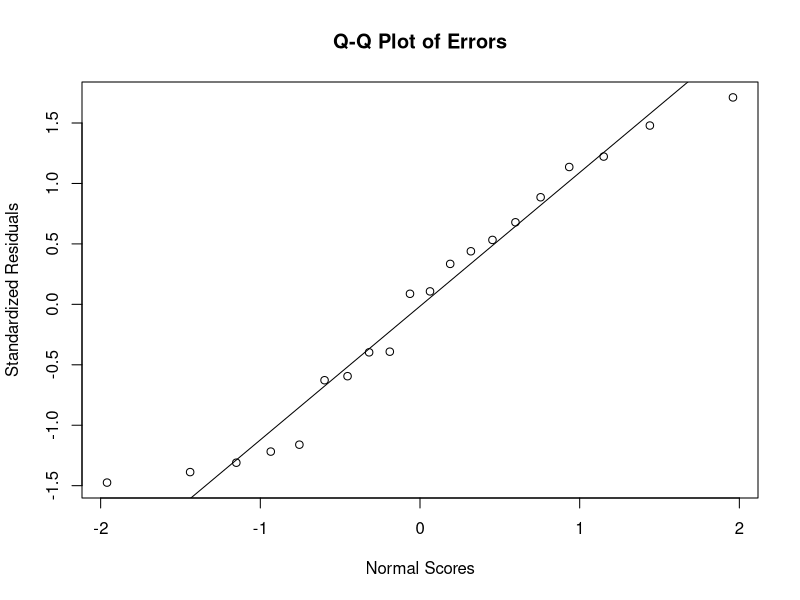
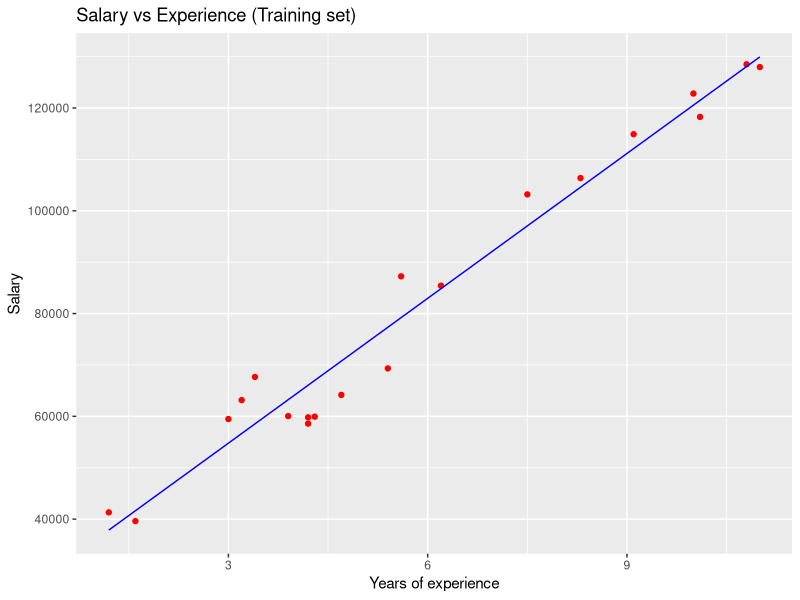
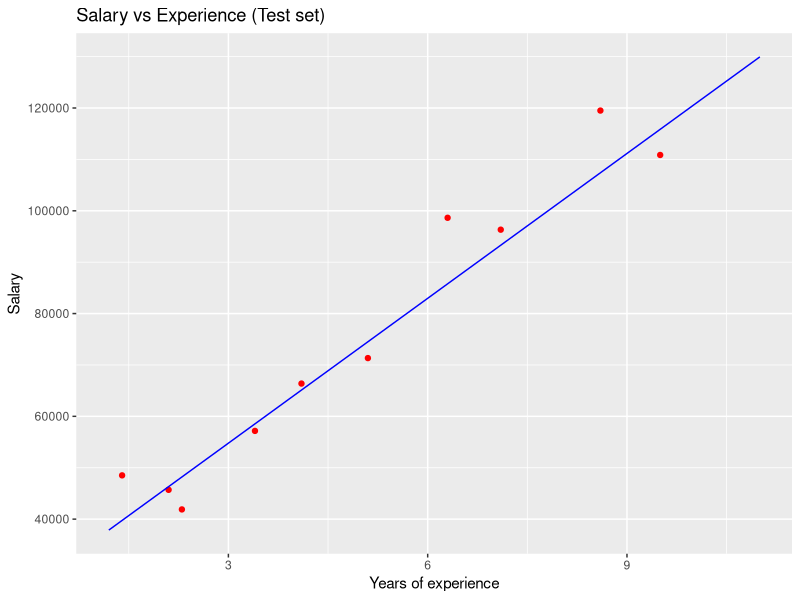

These charts were generated, in order, by the following R code:
# Simple Linear Regression

# Importing the dataset
dataset = read.csv('Salary_Data.csv')

Predict = read.csv('Salary_Data - Predict the values.csv')

# Splitting the dataset into the Training set and Test set
# install.packages('caTools')
library(caTools)
set.seed(123)
split = sample.split(dataset$Salary, SplitRatio = 2/3)
training_set = subset(dataset, split == TRUE)
test_set = subset(dataset, split == FALSE)

# Feature Scaling
# training_set = scale(training_set)
# test_set = scale(test_set)

# Fitting Simple Linear Regression to the Training set
regressor = lm(formula = Salary ~ YearsExperience,
               data = training_set)

regressor.stdres = rstandard(regressor)

qqnorm(regressor.stdres, ylab="Standardized Residuals", xlab="Normal Scores", 
       main="Q-Q Plot of Errors") 
qqline(regressor.stdres)

#To see the model summary
print(regressor)
summary(regressor)


# Predicting the Test set results
y_pred = predict(regressor, newdata = Predict)

# Visualising the Training set results
library(ggplot2)
ggplot() +
  geom_point(aes(x = training_set$YearsExperience, y = training_set$Salary),
             colour = 'red') +
  geom_line(aes(x = training_set$YearsExperience, y = predict(regressor, newdata = training_set)),
            colour = 'blue') +
  ggtitle('Salary vs Experience (Training set)') +
  xlab('Years of experience') +
  ylab('Salary')

# Visualising the Test set results
library(ggplot2)
ggplot() +
  geom_point(aes(x = test_set$YearsExperience, y = test_set$Salary),
             colour = 'red') +
  geom_line(aes(x = training_set$YearsExperience, y = predict(regressor, newdata = training_set)),
            colour = 'blue') +
  ggtitle('Salary vs Experience (Test set)') +
  xlab('Years of experience') +
  ylab('Salary')
